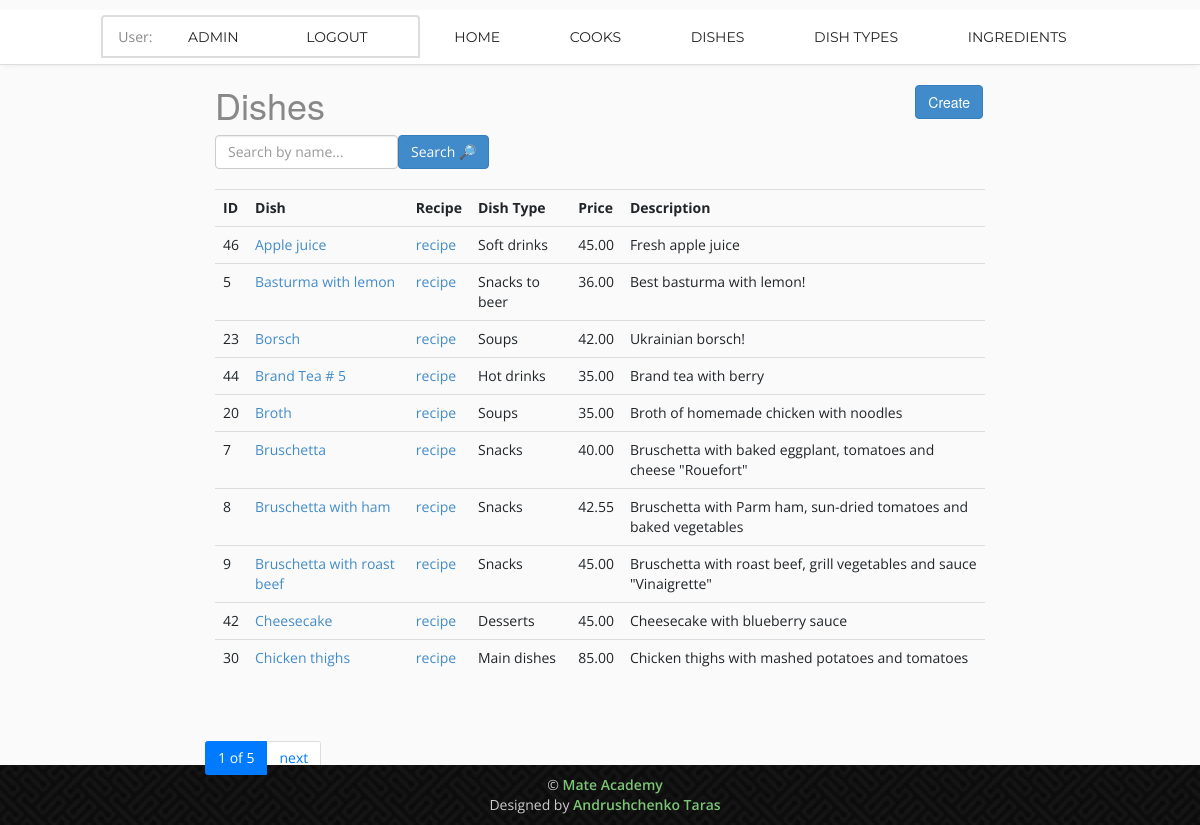
Page /dishes/ (signed in) on the committed database.
### workspace/models.py (models this page shows, shortened)
class Cook(AbstractUser):
    years_of_experience = models.IntegerField(default=0)
    class Meta:
        ordering = ["pk"]
    def get_absolute_url(self):
        return reverse("workspace:cook-detail", kwargs={"pk": self.pk})

class Dish(models.Model):
    name = models.CharField(max_length=255)
    description = models.TextField()
    price = models.DecimalField(max_digits=6, decimal_places=2)
    dish_types = models.ForeignKey(DishType, on_delete=models.CASCADE)
    cooks = models.ManyToManyField(settings.AUTH_USER_MODEL, related_name="dishes")
    ingredients = models.ManyToManyField(Ingredient, related_name="dishes")
    class Meta:
        ordering = ["name"]
        verbose_name = "dish"
        verbose_name_plural = "dishes"

class DishType(models.Model):
    name = models.CharField(max_length=255, unique=True)
    class Meta:
        ordering = ["name"]
        verbose_name = "dish_type"
    def __str__(self):
        return f"{self.name}"

### workspace/views.py (the view)
class DishListView(LoginRequiredMixin, generic.ListView):
    model = Dish
    queryset = Dish.objects.all().select_related("dish_types")
    paginate_by = 10
    def get_context_data(self, *, object_list=None, **kwargs):
        context = super(DishListView, self).get_context_data(**kwargs)
        name = self.request.GET.get("name", "")
        context["search_form"] = DishSearchForm(
            initial={
                "name": name
            }
        )
        return context
    def get_queryset(self):
        form = DishSearchForm(self.request.GET)
        if form.is_valid():
            return self.queryset.filter(
                name__icontains=form.cleaned_data["name"]
            )
        return self.queryset

### workspace/forms.py
class DishSearchForm(forms.Form):
    name = forms.CharField(
        max_length=255,
        required=False,
        label="",
        widget=forms.TextInput(attrs={"placeholder": "Search by name..."})
    )

### workspace/templatetags/query_transform.py (called while the page is built)
@register.simple_tag
def query_transform(request, **kwargs):
    updated = request.GET.copy()
    for key, value in kwargs.items():
        if value is not None:
            updated[key] = value
        else:
            updated.pop(key, 0)
    return updated.urlencode()

### templates/workspace/dish_list.html
{% extends "base.html" %}
{% load crispy_forms_filters %}
{% block content %}
  <div class="col-sm-2"></div>
  <div class="col-sm-8">
    <h1>
      Dishes
      <a href="{% url 'workspace:dish-create' %}" class="btn btn-primary link-to-page">
        Create
      </a>
    </h1>
    <form action="" method="get" class="form-inline">
      {{ search_form|crispy }}
      <input class="btn btn-primary" type="submit" value="Search &#128270;">
    </form>
    <br>
      {% if dish_list %}
      <table class="table">
        <tr>
          <th>ID</th>
          <th>Dish</th>
          <th>Recipe</th>
          <th>Dish Type</th>
          <th>Price</th>
          <th>Description</th>
        </tr>
      {% for dish in dish_list %}
        <tr>
          <td>{{ dish.id }}</td>
          <td><a href="{% url 'workspace:dish-detail' pk=dish.pk %}">{{ dish.name }}</a></td>
          <td><a href="{% url 'workspace:recipe' pk=dish.pk%}">recipe</a></td>
          <td>{{ dish.dish_types }}</td>
          <td>{{ dish.price }}</td>
          <td>{{ dish.description }}</td>
        </tr>
      {% endfor %}
      </table>
      {% else %}
        <p>There are no dishes in the service.</p>
      {% endif %}
  </div>
  <div class="col-sm-2"></div>
{% endblock %}

### templates/includes/nav-bar.html (shortened to what this page needs)
	<nav class="main-nav-outer" id="test">
			<ul class="main-nav">
        {% if user.is_authenticated %}
          <li class="list-group-item">User: <a href="{{ user.get_absolute_url }}">{{ user.get_username }}</a>
            <a href="{% url 'logout'%}?next={{request.path}}">Logout</a>
        {% else %}
          <li class="list-group-item"><a href="{% url 'login'%}?next={{request.path}}">Login</a></li>
        {% endif %}
          <li><a href="{% url 'workspace:index' %}">Home</a></li>
          <li><a href="{% url 'workspace:cook-list' %}">Cooks</a></li>
          <li><a href="{% url 'workspace:dish-list' %}">Dishes</a></li>
          <li><a href="{% url 'workspace:dish-type-list' %}">Dish types</a></li>
          <li><a href="{% url 'workspace:ingredient-list' %}">Ingredients</a></li>
			</ul>
	</nav>

### static/css/style.css (style rules this page uses)
a, a:hover, a:active { outline:0px !important }
body { background:#fafafa; font-family: 'Open Sans', sans-serif; font-size:14px; font-weight:normal; color:#888888; margin:0; }
.main-nav-outer { padding:0px; border-bottom:1px solid #dddddd; box-shadow:0 4px 5px -3px #ececec; position:relative; background:#fff; }
.main-nav { text-align:center; margin:10px 0 0px; padding:0; list-style:none; }
.main-nav li { display:inline; margin:0 1px; }
.main-nav li a { display:inline-block; color:#222222; text-transform:uppercase; font-family: 'Montserrat', sans-serif; text-decoration: none; line-height:20px; margin:17px 32px; transition:all 0.3s ease-in-out; -moz-transition:all 0.3s ease-in-out; -webkit-transition:all 0.3s ease-in-out; }
.link-to-page { float: right; margin: 0 2px 0 2px; }

### static/css/responsive.css (style rules this page uses)
@media only screen and (min-width: 992px) { .main-nav { display:block !important; } }

### rows in the picture
Cook: get_username "ADMIN"
Dish: id "46", name "Apple juice", dish_types "Soft drinks", price "45.00", description "Fresh apple juice"
Dish: id "5", name "Basturma with lemon", dish_types "Snacks to beer", price "36.00", description "Best basturma with lemon!"
Dish: id "23", name "Borsch", dish_types "Soups", price "42.00", description "Ukrainian borsch!"
Dish: id "44", name "Brand Tea # 5", dish_types "Hot drinks", price "35.00", description "Brand tea with berry"
Dish: id "20", name "Broth", dish_types "Soups", price "35.00", description "Broth of homemade chicken with noodles"
Dish: id "7", name "Bruschetta", dish_types "Snacks", price "40.00", description "Bruschetta with baked eggplant, tomatoes and cheese \"Rouefort\""
Dish: id "8", name "Bruschetta with ham", dish_types "Snacks", price "42.55", description "Bruschetta with Parm ham, sun-dried tomatoes and baked vegetables"
Dish: id "9", name "Bruschetta with roast beef", dish_types "Snacks", price "45.00", description "Bruschetta with roast beef, grill vegetables and sauce \"Vinaigrette\""
Dish: id "42", name "Cheesecake", dish_types "Desserts", price "45.00", description "Cheesecake with blueberry sauce"
Dish: id "30", name "Chicken thighs", dish_types "Main dishes", price "85.00", description "Chicken thighs with mashed potatoes and tomatoes"

### other values in the picture
{{ page_obj.number }} "1"
{{ paginator.num_pages }} "5"
